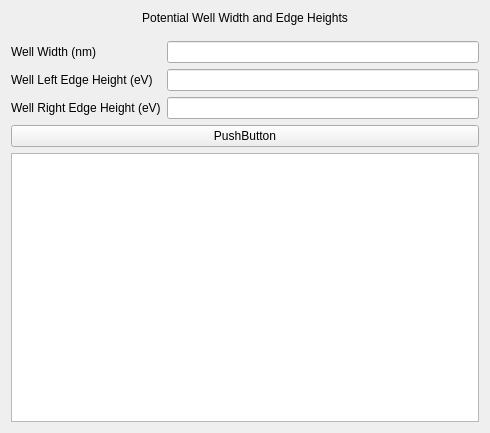
<?xml version="1.0" encoding="UTF-8"?>
<ui version="4.0">
 <class>Form</class>
 <widget class="QWidget" name="Form">
  <property name="geometry">
   <rect>
    <x>0</x>
    <y>0</y>
    <width>490</width>
    <height>433</height>
   </rect>
  </property>
  <property name="windowTitle">
   <string>Form</string>
  </property>
  <layout class="QVBoxLayout" name="verticalLayout">
   <item>
    <widget class="QLabel" name="label">
     <property name="text">
      <string>Potential Well Width and Edge Heights</string>
     </property>
     <property name="alignment">
      <set>Qt::AlignCenter</set>
     </property>
    </widget>
   </item>
   <item>
    <spacer name="verticalSpacer">
     <property name="orientation">
      <enum>Qt::Vertical</enum>
     </property>
     <property name="sizeType">
      <enum>QSizePolicy::Preferred</enum>
     </property>
     <property name="sizeHint" stdset="0">
      <size>
       <width>20</width>
       <height>10</height>
      </size>
     </property>
    </spacer>
   </item>
   <item>
    <layout class="QFormLayout" name="formLayout">
     <property name="leftMargin">
      <number>0</number>
     </property>
     <item row="0" column="0">
      <widget class="QLabel" name="label_2">
       <property name="text">
        <string>Well Width (nm)</string>
       </property>
      </widget>
     </item>
     <item row="1" column="0">
      <widget class="QLabel" name="label_3">
       <property name="text">
        <string>Well Left Edge Height (eV)</string>
       </property>
      </widget>
     </item>
     <item row="2" column="0">
      <widget class="QLabel" name="label_4">
       <property name="text">
        <string>Well Right Edge Height (eV)</string>
       </property>
      </widget>
     </item>
     <item row="0" column="1">
      <widget class="QLineEdit" name="lineEdit">
       <property name="sizePolicy">
        <sizepolicy hsizetype="Preferred" vsizetype="Fixed">
         <horstretch>0</horstretch>
         <verstretch>0</verstretch>
        </sizepolicy>
       </property>
      </widget>
     </item>
     <item row="1" column="1">
      <widget class="QLineEdit" name="lineEdit_2">
       <property name="sizePolicy">
        <sizepolicy hsizetype="Preferred" vsizetype="Fixed">
         <horstretch>0</horstretch>
         <verstretch>0</verstretch>
        </sizepolicy>
       </property>
      </widget>
     </item>
     <item row="2" column="1">
      <widget class="QLineEdit" name="lineEdit_3">
       <property name="sizePolicy">
        <sizepolicy hsizetype="Preferred" vsizetype="Fixed">
         <horstretch>0</horstretch>
         <verstretch>0</verstretch>
        </sizepolicy>
       </property>
      </widget>
     </item>
    </layout>
   </item>
   <item>
    <widget class="QPushButton" name="pushButton">
     <property name="text">
      <string>PushButton</string>
     </property>
    </widget>
   </item>
   <item>
    <widget class="QTextEdit" name="textEdit"/>
   </item>
  </layout>
 </widget>
 <resources/>
 <connections/>
</ui>
